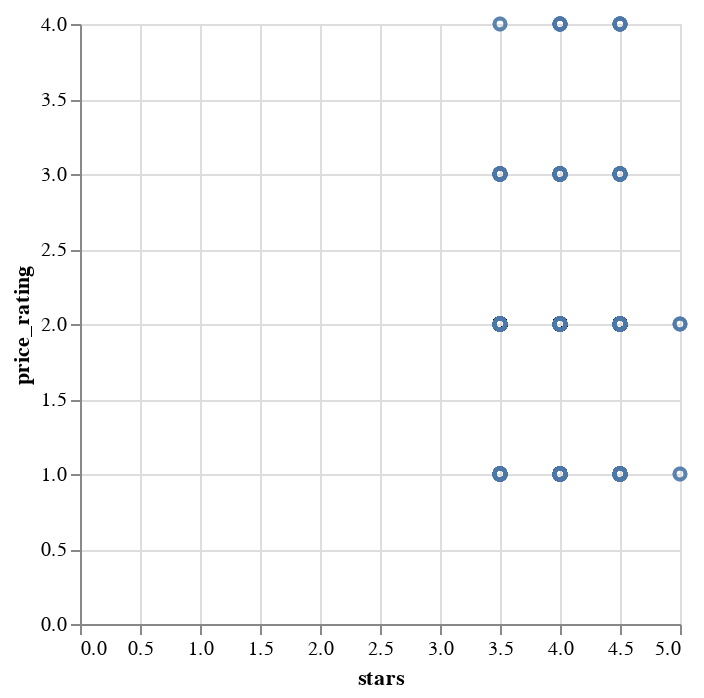

Notebook code cell kept with this figure:
### Code cell
# Create a sample dataset
df = data_cleaned[['stars','price_rating']]

# Create a scatterplot
chart = alt.Chart(df).mark_point().encode(
    x='stars',
    y='price_rating'
)

chart

### Figure 1 — Vega-Lite specification as saved in the notebook (floating-point values rounded to 4 significant figures; data arrays with more than 128 entries replaced by an {"elided": "..."} marker saying what was removed)
{"config": {"view": {"continuousWidth": 300, "continuousHeight": 300}}, "data": {"name": "data-e14a1b69e1210f75ba157edaf58782eb"}, "mark": {"type": "point"}, "encoding": {"x": {"field": "stars", "type": "quantitative"}, "y": {"field": "price_rating", "type": "quantitative"}}, "$schema": "https://vega.github.io/schema/vega-lite/v5.8.0.json", "datasets": {"data-e14a1b69e1210f75ba157edaf58782eb": {"elided": "1204 records"}}}
